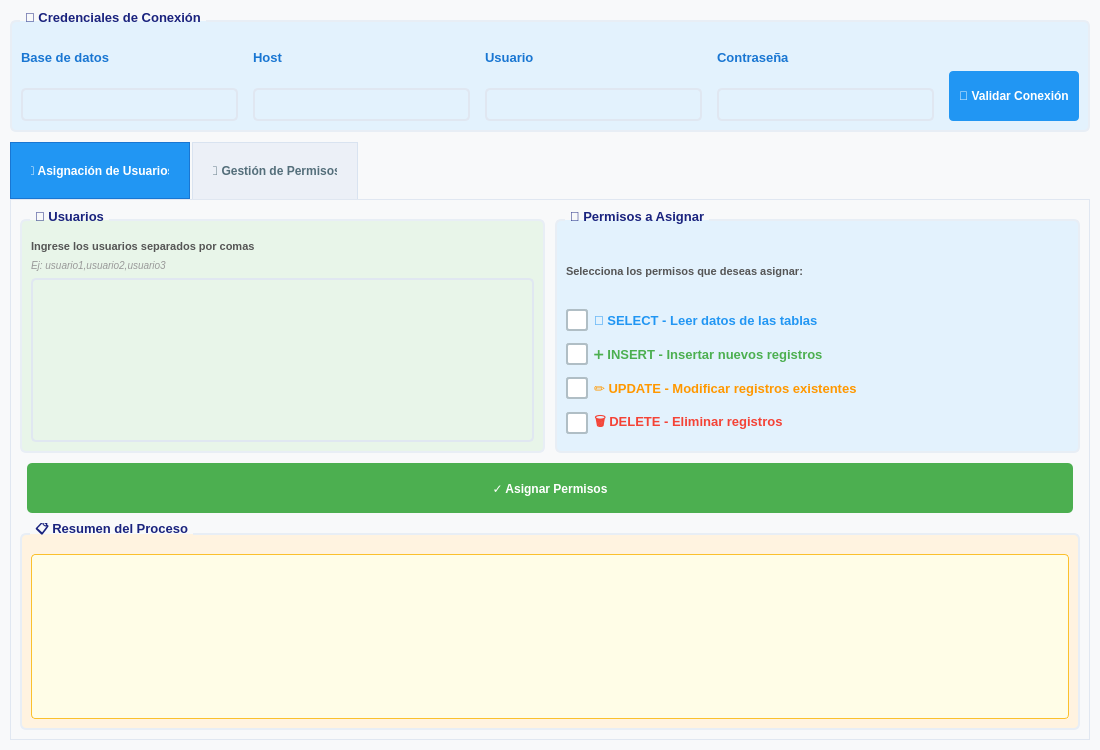
<?xml version="1.0" encoding="UTF-8"?>
<ui version="4.0">
 <class>validateDialogBase</class>
 <widget class="QDialog" name="validateDialogBase">
  <property name="geometry">
   <rect>
    <x>0</x>
    <y>0</y>
    <width>1100</width>
    <height>750</height>
   </rect>
  </property>
  <property name="windowTitle">
   <string>Gestión de Permisos - Asignación SIG v4.0</string>
  </property>
  <property name="styleSheet">
   <string>/* TEMA CLARO ELEGANTE Y LLAMATIVO */
QDialog {
    background-color: #f8f9fa;
    font-size: 10pt;
    color: #2c3e50;
}
QgsCollapsibleGroupBox {
    border: 2px solid #e8eef5;
    border-radius: 6px;
    margin-top: 10px;
    padding-top: 10px;
    font-weight: bold;
    color: #1a237e;
    font-size: 9pt;
    background-color: #f5f7fa;
}
QgsCollapsibleGroupBox::title {
    subcontrol-origin: margin;
    left: 10px;
    padding: 0 3px 0 3px;
    font-size: 9pt;
    color: #1a237e;
}
QGroupBox {
    border: 2px solid #e8eef5;
    border-radius: 6px;
    margin-top: 10px;
    padding-top: 10px;
    font-weight: bold;
    color: #1a237e;
    font-size: 10pt;
    background-color: #f5f7fa;
}
QGroupBox::title {
    subcontrol-origin: margin;
    left: 10px;
    padding: 0 3px 0 3px;
    font-size: 10pt;
    color: #1a237e;
}
QLineEdit, QTextEdit {
    border: 2px solid #e0e7f1;
    border-radius: 5px;
    padding: 6px;
    background-color: #ffffff;
    color: #2c3e50;
    font-size: 10pt;
}
QLineEdit:focus, QTextEdit:focus {
    border: 2px solid #2196F3;
    background-color: #f0f7ff;
    box-shadow: 0 0 5px rgba(33, 150, 243, 0.3);
}
QPushButton {
    border-radius: 5px;
    padding: 10px;
    font-weight: bold;
    color: white;
    border: none;
    font-size: 10pt;
    min-height: 30px;
    icon-size: 24px;
}
QPushButton:hover {
    opacity: 0.92;
    box-shadow: 0 2px 8px rgba(0, 0, 0, 0.15);
}
QPushButton:pressed {
    opacity: 0.85;
}
QTabWidget::pane {
    border: 1px solid #e0e7f1;
    background-color: #f8f9fa;
}
QTabBar::tab {
    background-color: #ecf0f7;
    padding: 10px 20px;
    margin-right: 2px;
    border: 1px solid #d9e3f0;
    border-bottom: none;
    font-size: 9pt;
    min-height: 35px;
    color: #546e7a;
    font-weight: 600;
}
QTabBar::tab:selected {
    background-color: #2196F3;
    color: white;
    font-size: 9pt;
    font-weight: bold;
    border: 1px solid #1976D2;
}
QTabBar::tab:hover:!selected {
    background-color: #e3f2fd;
    color: #1976D2;
}
QLabel {
    color: #2c3e50;
    font-size: 10pt;
}
QTableWidget {
    border: 1px solid #e0e7f1;
    border-radius: 5px;
    background-color: #ffffff;
    color: #2c3e50;
    font-size: 9pt;
    gridline-color: #ecf0f7;
}
QTableWidget::item {
    padding: 4px;
    font-size: 9pt;
    color: #2c3e50;
    background-color: #ffffff;
}
QTableWidget::item:selected {
    background-color: #bbdefb;
    color: #1a237e;
}
QTableWidget::item:alternate {
    background-color: #f5f7fa;
}
QHeaderView::section {
    background-color: #1976D2;
    color: white;
    padding: 6px;
    border: none;
    font-weight: bold;
    font-size: 9pt;
    border-radius: 3px;
}
QListWidget {
    border: 1px solid #e0e7f1;
    border-radius: 5px;
    background-color: #ffffff;
    color: #2c3e50;
    font-size: 10pt;
}
QListWidget::item {
    padding: 6px;
    font-size: 10pt;
    color: #2c3e50;
    background-color: #ffffff;
}
QListWidget::item:selected {
    background-color: #bbdefb;
    color: #1a237e;
    font-weight: 500;
}
QListWidget::item:hover:!selected {
    background-color: #e3f2fd;
}
QCheckBox {
    color: #2c3e50;
    spacing: 6px;
    font-size: 10pt;
}
QCheckBox::indicator {
    width: 18px;
    height: 18px;
    border-radius: 3px;
}
QCheckBox::indicator:unchecked {
    background-color: #ffffff;
    border: 2px solid #b0bec5;
}
QCheckBox::indicator:unchecked:hover {
    border: 2px solid #2196F3;
    background-color: #e3f2fd;
}
QCheckBox::indicator:checked {
    background-color: #2196F3;
    border: 2px solid #2196F3;
}
QComboBox {
    font-size: 10pt;
    padding: 6px;
    background-color: #ffffff;
    color: #2c3e50;
    border: 2px solid #e0e7f1;
    border-radius: 5px;
}
QComboBox:focus {
    border: 2px solid #2196F3;
}
QComboBox::drop-down {
    border: none;
    background-color: transparent;
}
QScrollBar:vertical {
    border: none;
    background-color: #f8f9fa;
    width: 12px;
    margin: 0px 0px 0px 0px;
}
QScrollBar::handle:vertical {
    background-color: #b0bec5;
    border-radius: 6px;
    min-height: 20px;
}
QScrollBar::handle:vertical:hover {
    background-color: #90a4ae;
}
QScrollBar::add-line:vertical, QScrollBar::sub-line:vertical {
    border: none;
    background: none;
}
QScrollBar:horizontal {
    border: none;
    background-color: #f8f9fa;
    height: 12px;
    margin: 0px 0px 0px 0px;
}
QScrollBar::handle:horizontal {
    background-color: #b0bec5;
    border-radius: 6px;
    min-width: 20px;
}
QScrollBar::handle:horizontal:hover {
    background-color: #90a4ae;
}</string>
  </property>
  <layout class="QVBoxLayout" name="mainLayout">
   <property name="spacing">
    <number>10</number>
   </property>
   <property name="leftMargin">
    <number>10</number>
   </property>
   <property name="topMargin">
    <number>10</number>
   </property>
   <property name="rightMargin">
    <number>10</number>
   </property>
   <property name="bottomMargin">
    <number>10</number>
   </property>
   <item>
    <widget class="QgsCollapsibleGroupBox" name="credentialsGroup">
     <property name="title">
      <string>🔐 Credenciales de Conexión</string>
     </property>
     <property name="collapsed">
      <bool>false</bool>
     </property>
     <property name="styleSheet">
      <string>background-color: #e3f2fd;</string>
     </property>
     <layout class="QHBoxLayout" name="credentialsLayout">
      <property name="spacing">
       <number>15</number>
      </property>
      <item>
       <layout class="QVBoxLayout">
        <item>
         <widget class="QLabel">
          <property name="text">
           <string>Base de datos</string>
          </property>
          <property name="styleSheet">
           <string>font-weight: bold; color: #1976D2;</string>
          </property>
         </widget>
        </item>
        <item>
         <widget class="QLineEdit" name="LEbd"/>
        </item>
       </layout>
      </item>
      <item>
       <layout class="QVBoxLayout">
        <item>
         <widget class="QLabel">
          <property name="text">
           <string>Host</string>
          </property>
          <property name="styleSheet">
           <string>font-weight: bold; color: #1976D2;</string>
          </property>
         </widget>
        </item>
        <item>
         <widget class="QLineEdit" name="LEhost"/>
        </item>
       </layout>
      </item>
      <item>
       <layout class="QVBoxLayout">
        <item>
         <widget class="QLabel">
          <property name="text">
           <string>Usuario</string>
          </property>
          <property name="styleSheet">
           <string>font-weight: bold; color: #1976D2;</string>
          </property>
         </widget>
        </item>
        <item>
         <widget class="QLineEdit" name="LEusuario"/>
        </item>
       </layout>
      </item>
      <item>
       <layout class="QVBoxLayout">
        <item>
         <widget class="QLabel">
          <property name="text">
           <string>Contraseña</string>
          </property>
          <property name="styleSheet">
           <string>font-weight: bold; color: #1976D2;</string>
          </property>
         </widget>
        </item>
        <item>
         <widget class="QgsPasswordLineEdit" name="QPLEcontrasena"/>
        </item>
       </layout>
      </item>
      <item>
       <layout class="QVBoxLayout">
        <item>
         <widget class="QLabel">
          <property name="text">
           <string> </string>
          </property>
         </widget>
        </item>
        <item>
         <widget class="QPushButton" name="PBvalidarConexion">
          <property name="text">
           <string>🔗 Validar Conexión</string>
          </property>
          <property name="minimumHeight">
           <number>40</number>
          </property>
          <property name="minimumWidth">
           <number>160</number>
          </property>
          <property name="styleSheet">
           <string>background-color: #2196F3; color: white; font-weight: bold; font-size: 12px; border-radius: 4px;</string>
          </property>
         </widget>
        </item>
       </layout>
      </item>
     </layout>
    </widget>
   </item>
   <item>
    <widget class="QTabWidget" name="tabWidget">
     <property name="currentIndex">
      <number>0</number>
     </property>
     <widget class="QWidget" name="asignacionTab">
      <attribute name="title">
       <string>👥 Asignación de Usuarios</string>
      </attribute>
      <layout class="QVBoxLayout">
       <property name="spacing">
        <number>10</number>
       </property>
       <item>
        <layout class="QHBoxLayout" stretch="1,1">
         <item>
          <widget class="QGroupBox" name="usuariosGroupBox">
           <property name="title">
            <string>👤 Usuarios</string>
           </property>
           <property name="styleSheet">
            <string>background-color: #e8f5e9;</string>
           </property>
           <layout class="QVBoxLayout">
            <item>
             <widget class="QLabel">
              <property name="text">
               <string>Ingrese los usuarios separados por comas</string>
              </property>
              <property name="styleSheet">
               <string>color: #555; font-size: 11px; font-weight: 500;</string>
              </property>
             </widget>
            </item>
            <item>
             <widget class="QLabel">
              <property name="text">
               <string>Ej: usuario1,usuario2,usuario3</string>
              </property>
              <property name="styleSheet">
               <string>color: #999; font-size: 10px; font-style: italic;</string>
              </property>
             </widget>
            </item>
            <item>
             <widget class="QTextEdit" name="TXEusuarios">
              <property name="minimumHeight">
               <number>120</number>
              </property>
             </widget>
            </item>
           </layout>
          </widget>
         </item>
         <item>
          <widget class="QGroupBox" name="permisosAsignacionGroupBox">
           <property name="title">
            <string>🔐 Permisos a Asignar</string>
           </property>
           <property name="styleSheet">
            <string>background-color: #e3f2fd;</string>
           </property>
           <layout class="QVBoxLayout">
            <item>
             <widget class="QLabel">
              <property name="text">
               <string>Selecciona los permisos que deseas asignar:</string>
              </property>
              <property name="styleSheet">
               <string>color: #555; font-weight: bold; font-size: 11px;</string>
              </property>
             </widget>
            </item>
            <item>
             <layout class="QVBoxLayout" name="permisosAsignacionLayout">
              <property name="spacing">
               <number>12</number>
              </property>
              <item>
               <widget class="QCheckBox" name="checkAsignSELECT">
                <property name="text">
                 <string>📖 SELECT - Leer datos de las tablas</string>
                </property>
                <property name="styleSheet">
                 <string>color: #2196F3; font-weight: bold; font-size: 13px;</string>
                </property>
               </widget>
              </item>
              <item>
               <widget class="QCheckBox" name="checkAsignINSERT">
                <property name="text">
                 <string>➕ INSERT - Insertar nuevos registros</string>
                </property>
                <property name="styleSheet">
                 <string>color: #4CAF50; font-weight: bold; font-size: 13px;</string>
                </property>
               </widget>
              </item>
              <item>
               <widget class="QCheckBox" name="checkAsignUPDATE">
                <property name="text">
                 <string>✏️ UPDATE - Modificar registros existentes</string>
                </property>
                <property name="styleSheet">
                 <string>color: #FF9800; font-weight: bold; font-size: 13px;</string>
                </property>
               </widget>
              </item>
              <item>
               <widget class="QCheckBox" name="checkAsignDELETE">
                <property name="text">
                 <string>🗑️ DELETE - Eliminar registros</string>
                </property>
                <property name="styleSheet">
                 <string>color: #f44336; font-weight: bold; font-size: 13px;</string>
                </property>
               </widget>
              </item>
              <item>
               <spacer>
                <property name="orientation">
                 <enum>Qt::Vertical</enum>
                </property>
               </spacer>
              </item>
             </layout>
            </item>
           </layout>
          </widget>
         </item>
        </layout>
       </item>
       <item>
        <layout class="QHBoxLayout">
         <item>
          <spacer>
           <property name="orientation">
            <enum>Qt::Horizontal</enum>
           </property>
          </spacer>
         </item>
         <item>
          <widget class="QPushButton" name="PBasignacion">
           <property name="text">
            <string>✓ Asignar Permisos</string>
           </property>
           <property name="minimumHeight">
            <number>45</number>
           </property>
           <property name="minimumWidth">
            <number>200</number>
           </property>
           <property name="styleSheet">
            <string>background-color: #4CAF50; font-size: 12px; font-weight: bold;</string>
           </property>
          </widget>
         </item>
         <item>
          <spacer>
           <property name="orientation">
            <enum>Qt::Horizontal</enum>
           </property>
          </spacer>
         </item>
        </layout>
       </item>
       <item>
        <widget class="QGroupBox" name="resumenGroupBox">
         <property name="title">
          <string>📋 Resumen del Proceso</string>
         </property>
         <property name="styleSheet">
          <string>background-color: #fff3e0;</string>
         </property>
         <layout class="QVBoxLayout">
          <item>
           <widget class="QTextEdit" name="mostrarProceso">
            <property name="enabled">
             <bool>false</bool>
            </property>
            <property name="minimumHeight">
             <number>120</number>
            </property>
            <property name="styleSheet">
             <string>background-color: #fffde7; color: #333; border: 1px solid #fbc02d; border-radius: 4px;</string>
            </property>
           </widget>
          </item>
         </layout>
        </widget>
       </item>
      </layout>
     </widget>
     <widget class="QWidget" name="permisosTab">
      <attribute name="title">
       <string>🔑 Gestión de Permisos</string>
      </attribute>
      <layout class="QVBoxLayout">
       <property name="spacing">
        <number>10</number>
       </property>
       <item>
        <layout class="QHBoxLayout">
         <item>
          <widget class="QPushButton" name="PBvalidarPermisos">
           <property name="text">
            <string>🔄 Cargar Usuarios</string>
           </property>
           <property name="minimumHeight">
            <number>50</number>
           </property>
           <property name="minimumWidth">
            <number>200</number>
           </property>
           <property name="styleSheet">
            <string>background-color: #2196F3; font-size: 13px; font-weight: bold;</string>
           </property>
          </widget>
         </item>
         <item>
          <spacer>
           <property name="orientation">
            <enum>Qt::Horizontal</enum>
           </property>
          </spacer>
         </item>
        </layout>
       </item>
       <item>
        <layout class="QHBoxLayout" name="permisosMainLayout" stretch="1,2">
         <item>
          <layout class="QVBoxLayout">
           <item>
            <widget class="QLabel">
             <property name="text">
              <string>👤 Usuarios</string>
             </property>
             <property name="styleSheet">
              <string>font-weight: bold; font-size: 13px; color: #1976D2;</string>
             </property>
            </widget>
           </item>
           <item>
            <widget class="QListWidget" name="listUsuariosPermisos">
             <property name="minimumWidth">
              <number>280</number>
             </property>
            </widget>
           </item>
           <item>
            <widget class="QPushButton" name="PBactualizarPermisos">
             <property name="text">
              <string>💾 Actualizar Permisos</string>
             </property>
             <property name="minimumHeight">
              <number>45</number>
             </property>
             <property name="styleSheet">
              <string>background-color: #4CAF50; font-size: 12px; font-weight: bold;</string>
             </property>
            </widget>
           </item>
           <item>
            <widget class="QPushButton" name="PBquitarTodosPermisos">
             <property name="text">
              <string>🚫 Quitar Todos</string>
             </property>
             <property name="minimumHeight">
              <number>45</number>
             </property>
             <property name="styleSheet">
              <string>background-color: #f44336; font-size: 12px; font-weight: bold;</string>
             </property>
            </widget>
           </item>
          </layout>
         </item>
         <item>
          <layout class="QVBoxLayout">
           <item>
            <widget class="QLabel">
             <property name="text">
              <string>🔐 Permisos en Tablas y Esquemas</string>
             </property>
             <property name="styleSheet">
              <string>font-weight: bold; font-size: 13px; color: #1976D2;</string>
             </property>
            </widget>
           </item>
           <item>
            <widget class="QGroupBox" name="permisosGroupBox">
             <property name="title">
              <string>Selecciona un usuario para ver/editar permisos</string>
             </property>
             <property name="styleSheet">
              <string>background-color: #f0f7ff;</string>
             </property>
             <layout class="QVBoxLayout">
              <item>
               <widget class="QLabel">
                <property name="text">
                 <string>Permisos Generales:</string>
                </property>
                <property name="styleSheet">
                 <string>font-weight: bold; color: #1976D2; font-size: 11px;</string>
                </property>
               </widget>
              </item>
              <item>
               <layout class="QGridLayout" name="permisosGridLayout">
                <property name="spacing">
                 <number>10</number>
                </property>
                <item row="0" column="0">
                 <widget class="QCheckBox" name="checkSELECT">
                  <property name="text">
                   <string>📖 SELECT</string>
                  </property>
                  <property name="styleSheet">
                   <string>color: #2196F3; font-weight: bold;</string>
                  </property>
                 </widget>
                </item>
                <item row="0" column="1">
                 <widget class="QCheckBox" name="checkINSERT">
                  <property name="text">
                   <string>➕ INSERT</string>
                  </property>
                  <property name="styleSheet">
                   <string>color: #4CAF50; font-weight: bold;</string>
                  </property>
                 </widget>
                </item>
                <item row="1" column="0">
                 <widget class="QCheckBox" name="checkUPDATE">
                  <property name="text">
                   <string>✏️ UPDATE</string>
                  </property>
                  <property name="styleSheet">
                   <string>color: #FF9800; font-weight: bold;</string>
                  </property>
                 </widget>
                </item>
                <item row="1" column="1">
                 <widget class="QCheckBox" name="checkDELETE">
                  <property name="text">
                   <string>🗑️ DELETE</string>
                  </property>
                  <property name="styleSheet">
                   <string>color: #f44336; font-weight: bold;</string>
                  </property>
                 </widget>
                </item>
               </layout>
              </item>
              <item>
               <widget class="QLabel">
                <property name="text">
                 <string>Detalle por Tabla:</string>
                </property>
                <property name="styleSheet">
                 <string>font-weight: bold; color: #1976D2; font-size: 11px; margin-top: 10px;</string>
                </property>
               </widget>
              </item>
              <item>
               <widget class="QTableWidget" name="tablasPermisosTable">
                <property name="minimumHeight">
                 <number>180</number>
                </property>
                <property name="columnCount">
                 <number>6</number>
                </property>
                <property name="rowCount">
                 <number>0</number>
                </property>
                <attribute name="horizontalHeaderStretchLastSection">
                 <bool>true</bool>
                </attribute>
                <column>
                 <property name="text">
                  <string>Esquema</string>
                 </property>
                </column>
                <column>
                 <property name="text">
                  <string>Tabla</string>
                 </property>
                </column>
                <column>
                 <property name="text">
                  <string>SELECT</string>
                 </property>
                </column>
                <column>
                 <property name="text">
                  <string>INSERT</string>
                 </property>
                </column>
                <column>
                 <property name="text">
                  <string>UPDATE</string>
                 </property>
                </column>
                <column>
                 <property name="text">
                  <string>DELETE</string>
                 </property>
                </column>
               </widget>
              </item>
             </layout>
            </widget>
           </item>
          </layout>
         </item>
        </layout>
       </item>
       <item>
        <widget class="QGroupBox" name="resumenPermisosGroupBox">
         <property name="title">
          <string>📋 Resumen del Proceso</string>
         </property>
         <property name="styleSheet">
          <string>background-color: #fff3e0;</string>
         </property>
         <layout class="QVBoxLayout">
          <item>
           <widget class="QTextEdit" name="mostrarProcesoPermisos">
            <property name="enabled">
             <bool>false</bool>
            </property>
            <property name="minimumHeight">
             <number>100</number>
            </property>
            <property name="styleSheet">
             <string>background-color: #fffde7; color: #333; border: 1px solid #fbc02d; border-radius: 4px;</string>
            </property>
           </widget>
          </item>
         </layout>
        </widget>
       </item>
      </layout>
     </widget>
    </widget>
   </item>
  </layout>
 </widget>
 <customwidgets>
  <customwidget>
   <class>QgsCollapsibleGroupBox</class>
   <extends>QGroupBox</extends>
   <header>qgscollapsiblegroupbox.h</header>
   <container>1</container>
  </customwidget>
  <customwidget>
   <class>QgsPasswordLineEdit</class>
   <extends>QLineEdit</extends>
   <header>qgspasswordlineedit.h</header>
  </customwidget>
 </customwidgets>
 <resources/>
 <connections/>
</ui>
